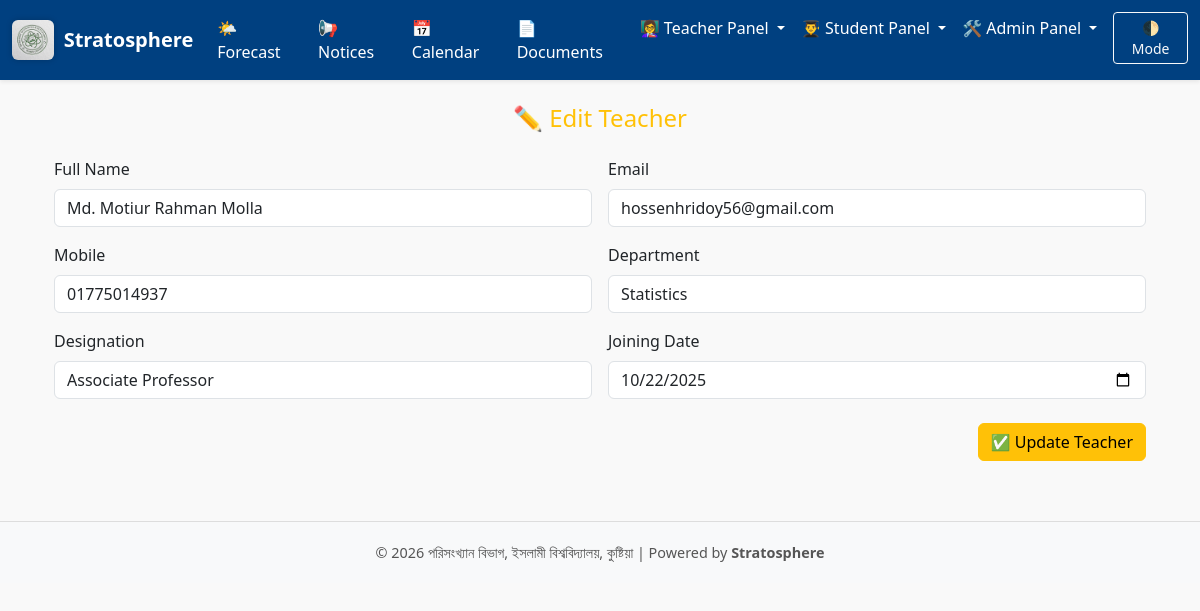
The page /admin/teacher/edit/1 on the database its author committed.
### models.py (models this page shows, shortened)
class Teacher(db.Model):
    __tablename__ = "teacher"
    id = db.Column(db.Integer, primary_key=True)
    name = db.Column(db.String(100), nullable=False)
    designation = db.Column(db.String(100))
    email = db.Column(db.String(120), unique=True, nullable=False)
    password_hash = db.Column(db.String(128), nullable=False)
    mobile = db.Column(db.String(20))
    department = db.Column(db.String(100))
    joining_date = db.Column(db.Date)
    courses = db.relationship("Course", backref="teacher", lazy=True)
    materials = db.relationship("CourseMaterial", backref="uploader", lazy=True)

### routes/admin_routes.py (the view, shortened to what this page needs)
@admin_routes.route("/teacher/edit/<int:id>", methods=["GET", "POST"], endpoint="edit_teacher")
def edit_teacher(id):
    teacher = Teacher.query.get_or_404(id)
    return render_template("admin/edit_teacher.html", teacher=teacher)

### app.py (called while the page is built)
@app.before_request
def log_request():
    print(f"🔍 {request.method} {request.path}")

### templates/admin/edit_teacher.html (shortened to what this page needs)
{% extends "base.html" %}
{% block content %}
<div class="container mt-4">
  <h4 class="text-center text-warning mb-4">✏️ Edit Teacher</h4>
  <form method="POST" action="{{ url_for('admin_routes.edit_teacher', id=teacher.id) }}" class="needs-validation" novalidate>
    <div class="row g-3">
      <div class="col-md-6">
        <label class="form-label">Full Name</label>
        <input type="text" name="name" class="form-control" value="{{ teacher.name }}" required>
      </div>
      <div class="col-md-6">
        <label class="form-label">Email</label>
        <input type="email" name="email" class="form-control" value="{{ teacher.email }}" required>
      </div>
      <div class="col-md-6">
        <label class="form-label">Mobile</label>
        <input type="text" name="mobile" class="form-control" value="{{ teacher.mobile or '' }}">
      </div>
      <div class="col-md-6">
        <label class="form-label">Department</label>
        <input type="text" name="department" class="form-control" value="{{ teacher.department or '' }}">
      </div>
      <div class="col-md-6">
        <label class="form-label">Designation</label>
        <input type="text" name="designation" class="form-control" value="{{ teacher.designation or '' }}">
      </div>
      <div class="col-md-6">
        <label class="form-label">Joining Date</label>
        <input type="date" name="joining_date" class="form-control" value="{{ teacher.joining_date.strftime('%Y-%m-%d') if teacher.joining_date else '' }}">
      </div>
    </div>
    <div class="text-end mt-4">
      <button type="submit" class="btn btn-warning">✅ Update Teacher</button>
    </div>
  </form>
</div>
{% endblock %}

### templates/base.html (style rules this page uses)
body { font-family: 'Segoe UI', sans-serif; background-color: #f9f9f9; transition: background 0.3s, color 0.3s; }

### rows shown on the page
Teacher: name "Md. Motiur Rahman Molla", email "hossenhridoy56@gmail.com", mobile "01775014937", department "Statistics", designation "Associate Professor", joining_date "10/22/2025"
